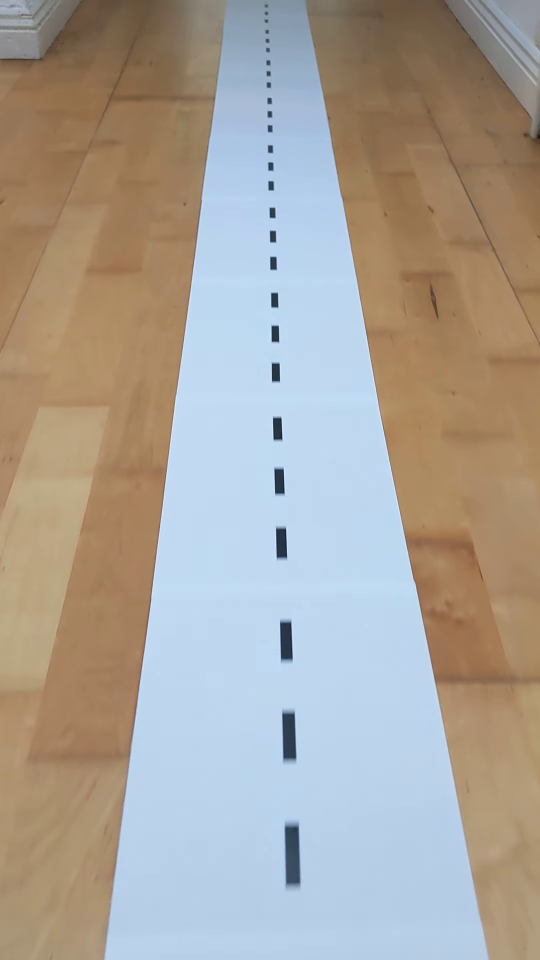
#> input picture frame 30 of hallway_highway.mp4, 1080 x 1920 px (shown at 1/2 size)
$ python Video_warp_road_detector.py
#> lines starting #> are read from the running program, lines starting #| are printed output that depends on the picture; after the words box and inside, x2 and y2 are one past the last pixel; in counts of white or black regions, pixels touching at a corner belong together
"""
This code processes a video stream by detecting lines using Hough transform after preprocessing each frame.
Preprocessing involves converting frames to grayscale, equalizing histograms, and applying adaptive thresholding.
It also allows the user to adjust perspective transformation parameters via trackbars in real-time for better line detection.
"""

import cv2
import numpy as np

def initialize_trackbars(initial_trackbar_vals, wT=480, hT=240):
#> called with wT = 480, hT = 240
    cv2.namedWindow("Trackbars")
    cv2.resizeWindow("Trackbars", 360, 240)
    for name, val in zip(["Width Top", "Height Top", "Width Bottom", "Height Bottom"], initial_trackbar_vals):
        cv2.createTrackbar(name, "Trackbars", val, wT // 2 if "Width" in name else hT, nothing)

def val_trackbars(wT=480, hT=240):
    width_top = cv2.getTrackbarPos("Width Top", "Trackbars")
    height_top = cv2.getTrackbarPos("Height Top", "Trackbars")
    width_bottom = cv2.getTrackbarPos("Width Bottom", "Trackbars")
    height_bottom = cv2.getTrackbarPos("Height Bottom", "Trackbars")
    return np.float32([(width_top, height_top), (wT-width_top, height_top), (width_bottom, height_bottom), (wT-width_bottom, height_bottom)])

def warp_img(img, points, w, h, inv=False):
    pts1 = np.float32(points)
    pts2 = np.float32([[0, 0], [w, 0], [0, h], [w, h]])
    matrix = cv2.getPerspectiveTransform(pts2, pts1) if inv else cv2.getPerspectiveTransform(pts1, pts2)
    return cv2.warpPerspective(img, matrix, (w, h))

def canny_edge(video_frame):
    canny_low_threshold, canny_high_threshold, kernel_size = 70, 80, 29
    gray_frame = cv2.cvtColor(video_frame, cv2.COLOR_BGR2GRAY)
    equalized_frame = cv2.equalizeHist(gray_frame)
    # blurred_frame = cv2.GaussianBlur(equalized_frame, (kernel_size, kernel_size), 0)

    # Apply simple thresholding to convert the frame to black and white
    _, binary_frame = cv2.threshold(equalized_frame, 155, 255, cv2.THRESH_BINARY)

    return cv2.Canny(binary_frame, canny_low_threshold, canny_high_threshold)

def filter_vertical_lines(lines, angle_threshold):
    if lines is not None:  # Add a check to handle NoneType
        return [line for line in lines if abs(np.degrees(np.arctan((line[0][3] - line[0][1]) / (line[0][2] - line[0][0] + 1e-5)))) < angle_threshold]
    else:
        return []

def plot_hough_lines(image, rho, theta, threshold, min_line_length, max_line_gap):
    lines = cv2.HoughLinesP(image, rho, theta, threshold, np.array([]), minLineLength=min_line_length, maxLineGap=max_line_gap)
    line_image = np.zeros_like(image)
    if lines is not None:
        vertical_lines = filter_vertical_lines(lines, angle_threshold=360)
        for line in vertical_lines:
            cv2.line(line_image, (line[0][0], line[0][1]), (line[0][2], line[0][3]), (255, 0, 0), 2)
    return line_image

def nothing(a):
    pass

if __name__ == '__main__':
    cap = cv2.VideoCapture('hallway_highway.mp4')
    initial_trackbar_vals = [240, 240, 240, 480]
    initialize_trackbars(initial_trackbar_vals)

    while True:
        ret, frame = cap.read()
#> frame is the input picture: shape (1920, 1080, 3); mean B, G, R 155.3, 163.2, 169.6
        if not ret:
            print("Error: Unable to load the frame.")
            break

        points = val_trackbars(wT=frame.shape[1], hT=frame.shape[0])
        hT, wT, _ = frame.shape
        imgWarp = warp_img(frame, points, wT, hT)
        canny_frame = canny_edge(imgWarp)
#> in canny_edge, `gray_frame = cv2.cvtColor(video_frame, cv2.COLOR_BGR2GRAY)`:
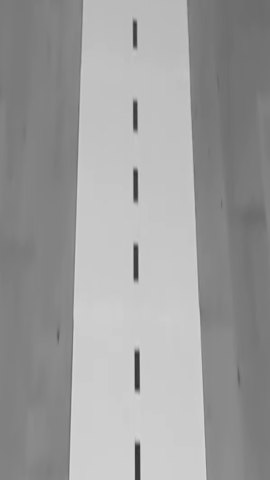
#> gray_frame: shape (1920, 1080) (shown at 1/4 size); min 44, max 219, mean 157.4
#> in canny_edge, `equalized_frame = cv2.equalizeHist(gray_frame)`:
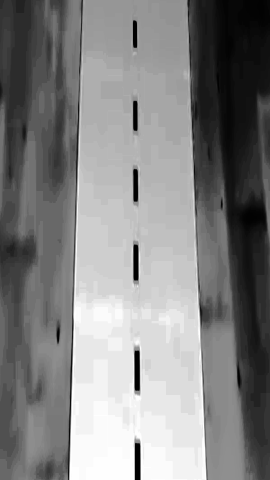
#> equalized_frame: shape (1920, 1080) (shown at 1/4 size); min 0, max 255, mean 130.9
#> in canny_edge, `_, binary_frame = cv2.threshold(equalized_frame, 155, 255, cv2.THRESH_..`:
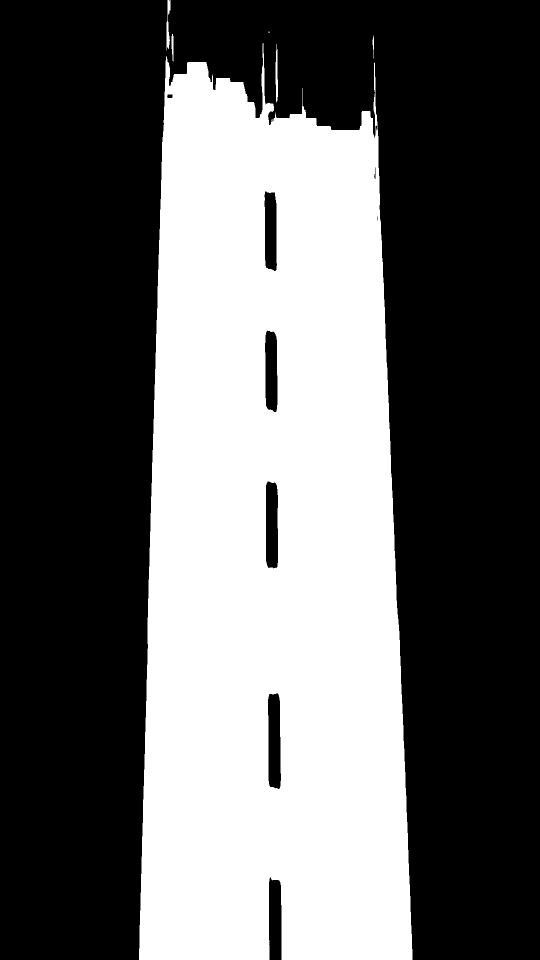
#> binary_frame: shape (1920, 1080) (shown at 1/2 size); 39.5% white; 6 white regions (1 under 20 px), largest, box (x1, y1, x2, y2) and area: (278, 86, 825, 1920) 817611, (333, 0, 341, 101) 438, (551, 88, 556, 205) 403, (343, 68, 347, 123) 172, (745, 71, 748, 117) 81
#> in canny_edge, `return cv2.Canny(binary_frame, canny_low_threshold, canny_high_thresho..`:
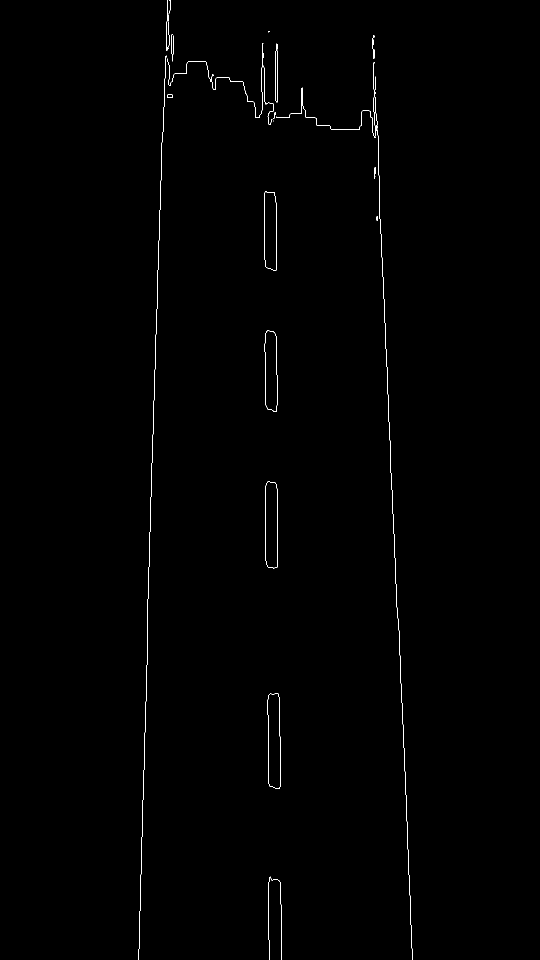
#> returned value: shape (1920, 1080) (shown at 1/2 size); 0.36% white in thin lines or dots, all inside (x1, y1, x2, y2) = (277, 0, 825, 1920)
        hough_lines_image = plot_hough_lines(canny_frame, rho=1, theta=np.pi / 180, threshold=50, min_line_length=200, max_line_gap=90)
#> in plot_hough_lines, `lines = cv2.HoughLinesP(image, rho, theta, threshold, np.array([]), mi..`: lines = 16 rows, first 6: [303, 935, 321, 392], [311, 676, 334, 0], [295, 1198, 308, 798], [282, 1718, 291, 1432], [781, 943, 801, 1343], [753, 229, 765, 553]
#> in plot_hough_lines, `vertical_lines = filter_vertical_lines(lines, angle_threshold=360)`: vertical_lines = 16 items, first 6: [[303, 935, 321, 392]], [[311, 676, 334, 0]], [[295, 1198, 308, 798]], [[282, 1718, 291, 1432]], [[781, 943, 801, 1343]], [[753, 229, 765, 553]]
#> the loop in plot_hough_lines, `for line in vertical_lines:` made 16 passes
#> after the loop in plot_hough_lines, `for line in vertical_lines:`:
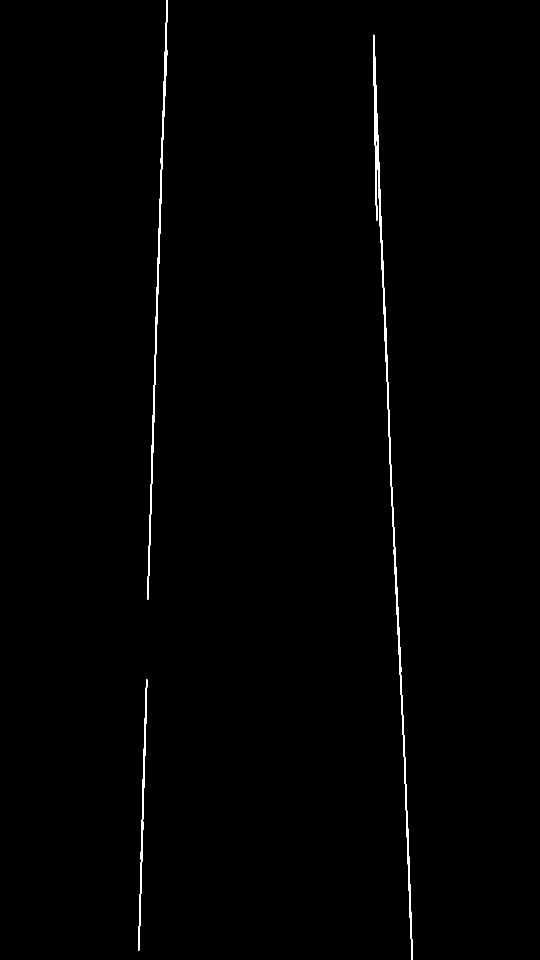
#> line_image: shape (1920, 1080) (shown at 1/2 size); 0.62% white; 3 white regions, box (x1, y1, x2, y2) and area: (746, 69, 826, 1920) 7060, (294, 0, 336, 1200) 4039, (276, 1358, 295, 1902) 1775

        # Check if vertical_lines is not empty before processing
        vertical_lines = cv2.HoughLinesP(canny_frame, 1, np.pi / 180, 30, np.array([]), 70, 50)
#> vertical_lines = 51 rows, first 6: [326, 263, 334, 24], [307, 804, 334, 4], [296, 1165, 310, 736], [759, 405, 769, 614], [531, 1121, 531, 971], [554, 1055, 554, 977]
        if vertical_lines is not None and len(vertical_lines) > 0:
            vertical_lines_filtered = filter_vertical_lines(vertical_lines, angle_threshold=360)
#> vertical_lines_filtered = 51 items, first 6: [[326, 263, 334, 24]], [[307, 804, 334, 4]], [[296, 1165, 310, 736]], [[759, 405, 769, 614]], [[531, 1121, 531, 971]], [[554, 1055, 554, 977]]
            if vertical_lines_filtered:
                center_of_road = np.mean([(line[0][0] + line[0][2]) / 2 for line in vertical_lines_filtered])
#> center_of_road = 553.8
                cv2.line(hough_lines_image, (int(center_of_road), 0), (int(center_of_road), hough_lines_image.shape[0]), (255, 0, 0), 5)
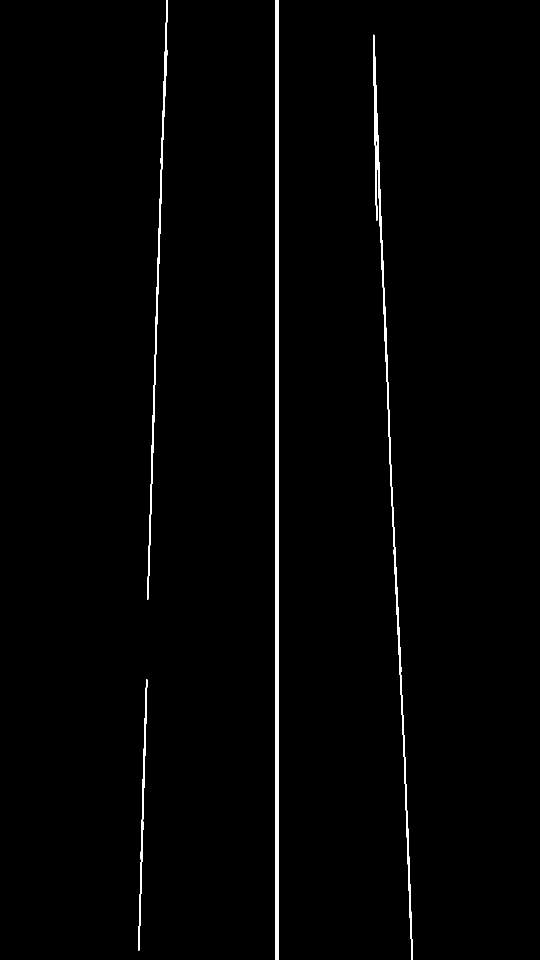
#> hough_lines_image: shape (1920, 1080) (shown at 1/2 size); 1.3% white; 4 white regions, box (x1, y1, x2, y2) and area: (550, 0, 557, 1920) 13440, (746, 69, 826, 1920) 7060, (294, 0, 336, 1200) 4039, (276, 1358, 295, 1902) 1775

        hough_lines_image_colored = cv2.cvtColor(hough_lines_image, cv2.COLOR_GRAY2BGR)
        combined_image = cv2.addWeighted(imgWarp, 0.8, hough_lines_image_colored, 1, 0)
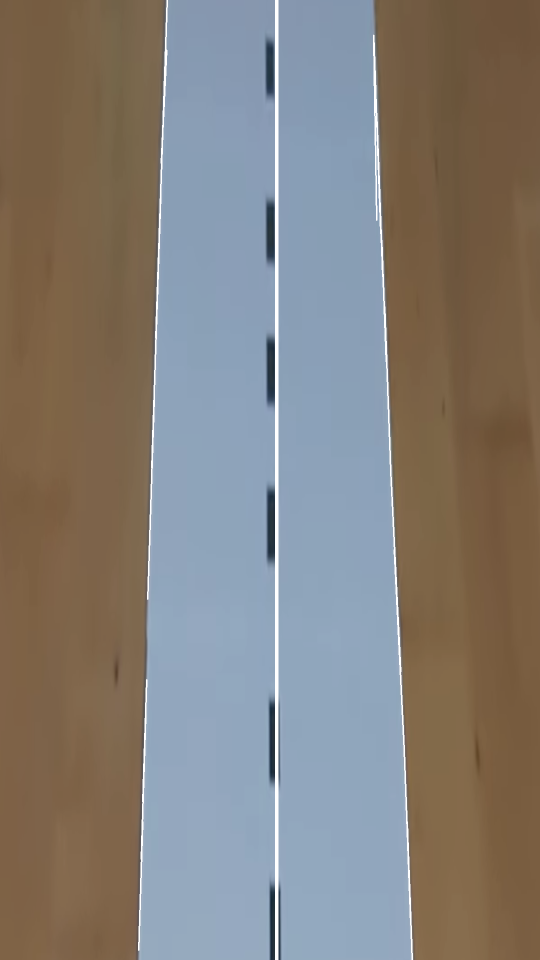
#> combined_image: shape (1920, 1080, 3) (shown at 1/2 size); mean B, G, R 121.5, 126.6, 131.5

        cv2.imshow('Video with Hough Lines', combined_image)
        if cv2.waitKey(1) & 0xFF == ord('q'):
#> (key q is pressed here)
            break

    cap.release()
    cv2.destroyAllWindows()

$ run again, starting later in the video
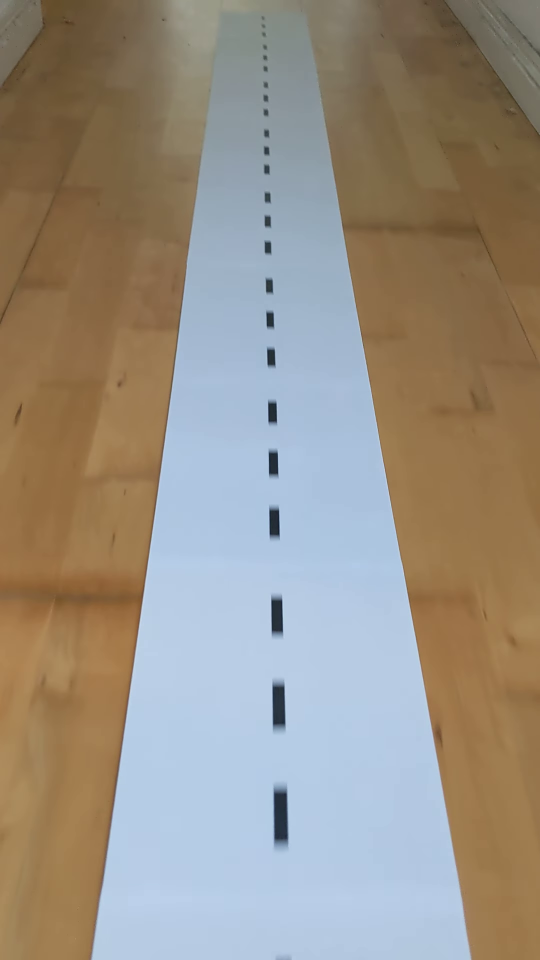
#> input picture frame 137 of hallway_highway.mp4, 1080 x 1920 px (shown at 1/2 size)
#> frame is the input picture: shape (1920, 1080, 3); mean B, G, R 133, 144.5, 152.8
#> binary_frame: shape (1920, 1080); 40.1% white; 6 white regions (1 under 20 px), largest, box (x1, y1, x2, y2) and area: (252, 0, 808, 1920) 830011, (432, 0, 448, 13) 188, (662, 284, 719, 288) 170, (733, 42, 737, 87) 112, (323, 106, 327, 123) 64
#> lines = 15 rows, first 6: [251, 1914, 279, 1085], [772, 973, 801, 1783], [276, 1154, 288, 783], [787, 1375, 806, 1908], [748, 349, 770, 959], [736, 57, 750, 433]
#> in plot_hough_lines, `vertical_lines = filter_vertical_lines(lines, angle_threshold=360)`: vertical_lines = 15 items, first 6: [[251, 1914, 279, 1085]], [[772, 973, 801, 1783]], [[276, 1154, 288, 783]], [[787, 1375, 806, 1908]], [[748, 349, 770, 959]], [[736, 57, 750, 433]]
#> the loop in plot_hough_lines, `for line in vertical_lines:` made 15 passes
#> after the loop in plot_hough_lines, `for line in vertical_lines:`:
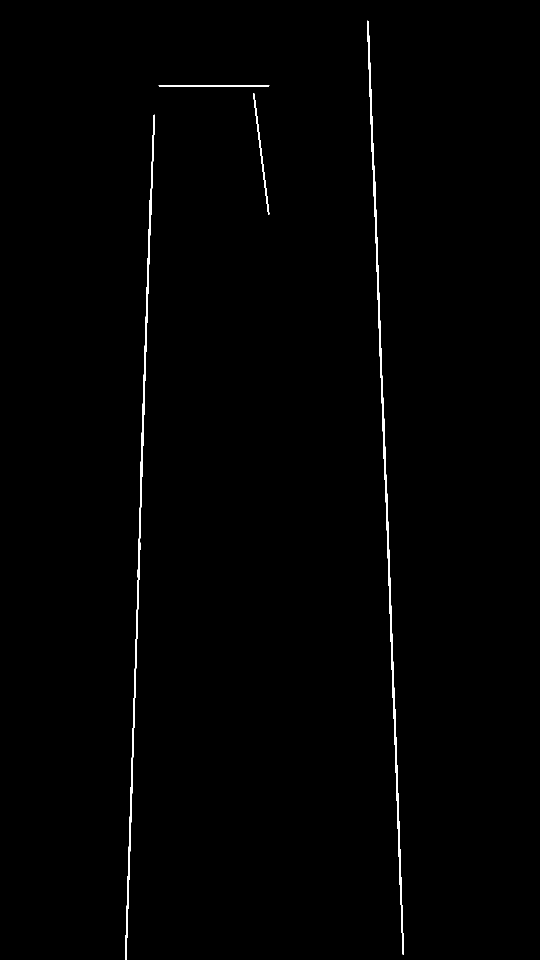
#> line_image: shape (1920, 1080) (shown at 1/2 size); 0.66% white; 4 white regions, box (x1, y1, x2, y2) and area: (734, 41, 808, 1910) 6684, (250, 229, 310, 1920) 5637, (506, 186, 539, 430) 724, (317, 170, 539, 173) 662
#> `vertical_lines = cv2.HoughLinesP(canny_frame, 1, np.pi / 180, 30, np.a..`: vertical_lines = 39 rows, first 6: [251, 1919, 271, 1322], [772, 973, 803, 1834], [300, 463, 306, 312], [539, 578, 539, 435], [281, 981, 299, 464], [762, 737, 775, 1094]
#> vertical_lines_filtered = 39 items, first 6: [[251, 1919, 271, 1322]], [[772, 973, 803, 1834]], [[300, 463, 306, 312]], [[539, 578, 539, 435]], [[281, 981, 299, 464]], [[762, 737, 775, 1094]]
#> center_of_road = 552.8
#> `combined_image = cv2.addWeighted(imgWarp, 0.8, hough_lines_image_color..`:
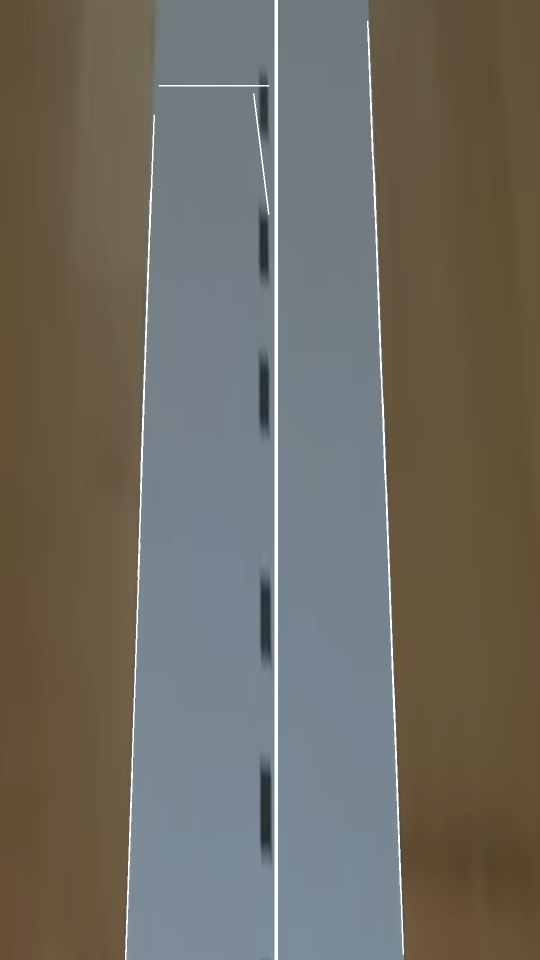
#> combined_image: shape (1920, 1080, 3) (shown at 1/2 size); mean B, G, R 97.7, 106.6, 110.1

$ run again, starting later in the video
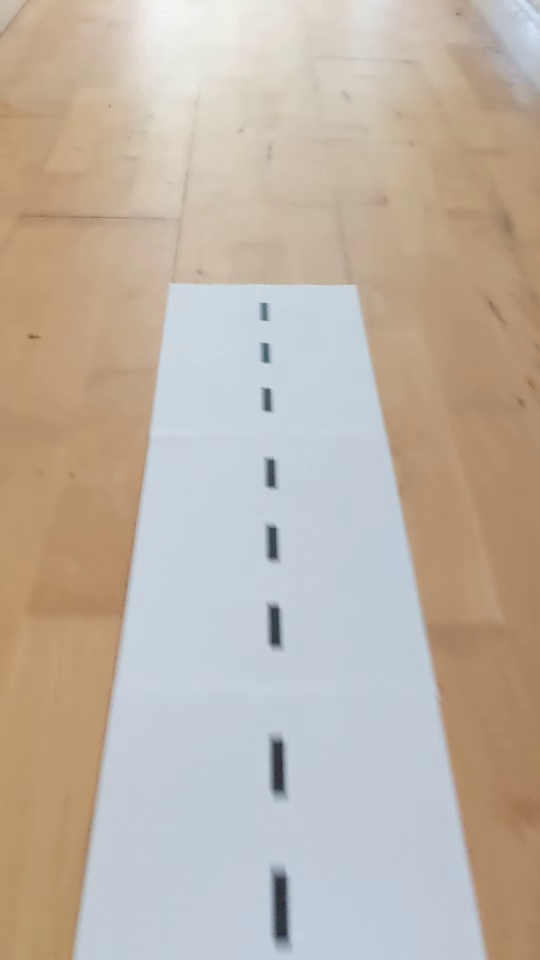
#> input picture frame 244 of hallway_highway.mp4, 1080 x 1920 px (shown at 1/2 size)
#> frame is the input picture: shape (1920, 1080, 3); mean B, G, R 166.6, 179.4, 191.3
#> binary_frame: shape (1920, 1080); 43.9% white; 8 white regions (5 under 20 px), largest, box (x1, y1, x2, y2) and area: (30, 0, 944, 1920) 909763, (359, 1914, 381, 1920) 64, (490, 1642, 498, 1645) 22
#> lines = 18 rows, first 6: [216, 1429, 238, 818], [241, 1118, 246, 805], [219, 1321, 231, 992], [373, 1916, 373, 1681], [67, 903, 76, 621], [234, 1679, 234, 1353]
#> in plot_hough_lines, `vertical_lines = filter_vertical_lines(lines, angle_threshold=360)`: vertical_lines = 18 items, first 6: [[216, 1429, 238, 818]], [[241, 1118, 246, 805]], [[219, 1321, 231, 992]], [[373, 1916, 373, 1681]], [[67, 903, 76, 621]], [[234, 1679, 234, 1353]]
#> the loop in plot_hough_lines, `for line in vertical_lines:` made 18 passes
#> after the loop in plot_hough_lines, `for line in vertical_lines:`:
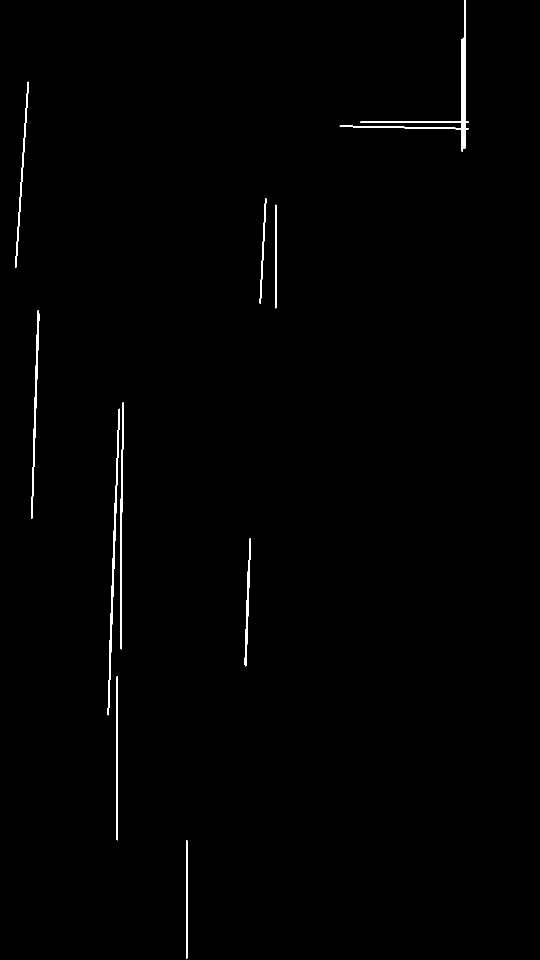
#> line_image: shape (1920, 1080) (shown at 1/2 size); 0.65% white; 10 white regions, largest, box (x1, y1, x2, y2) and area: (679, 0, 938, 304) 3388, (215, 817, 240, 1431) 2106, (240, 804, 248, 1299) 1541
#> `vertical_lines = cv2.HoughLinesP(canny_frame, 1, np.pi / 180, 30, np.a..`: vertical_lines = 67 rows, first 6: [220, 1329, 237, 827], [373, 1859, 373, 1681], [241, 1118, 246, 805], [239, 1342, 242, 1140], [233, 1919, 233, 1805], [670, 499, 670, 365]
#> vertical_lines_filtered = 67 items, first 6: [[220, 1329, 237, 827]], [[373, 1859, 373, 1681]], [[241, 1118, 246, 805]], [[239, 1342, 242, 1140]], [[233, 1919, 233, 1805]], [[670, 499, 670, 365]]
#> center_of_road = 414
#> hough_lines_image: shape (1920, 1080); 1.3% white; 11 white regions, largest, box (x1, y1, x2, y2) and area: (411, 0, 418, 1920) 13440, (679, 0, 938, 304) 3388, (215, 817, 240, 1431) 2106
#> `combined_image = cv2.addWeighted(imgWarp, 0.8, hough_lines_image_color..`:
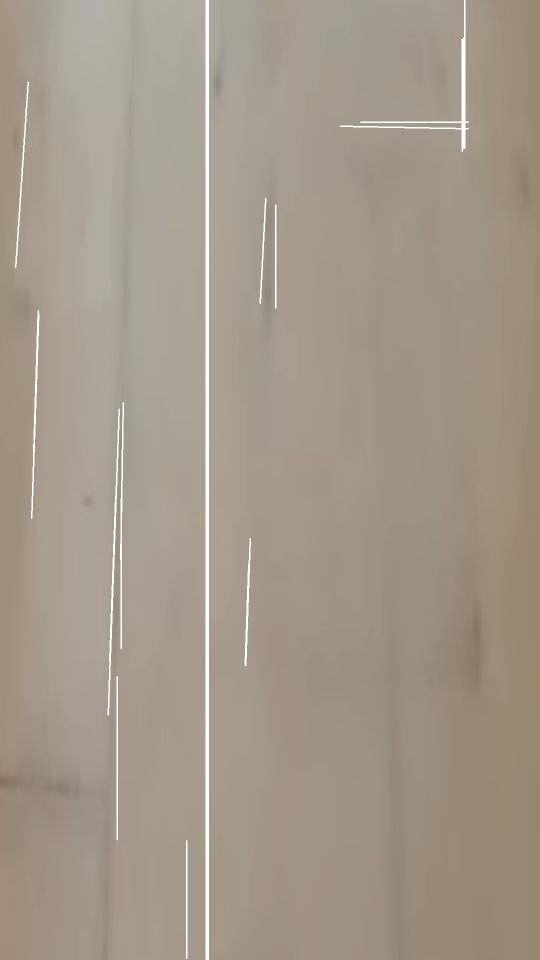
#> combined_image: shape (1920, 1080, 3) (shown at 1/2 size); mean B, G, R 137.1, 152.2, 163.8
